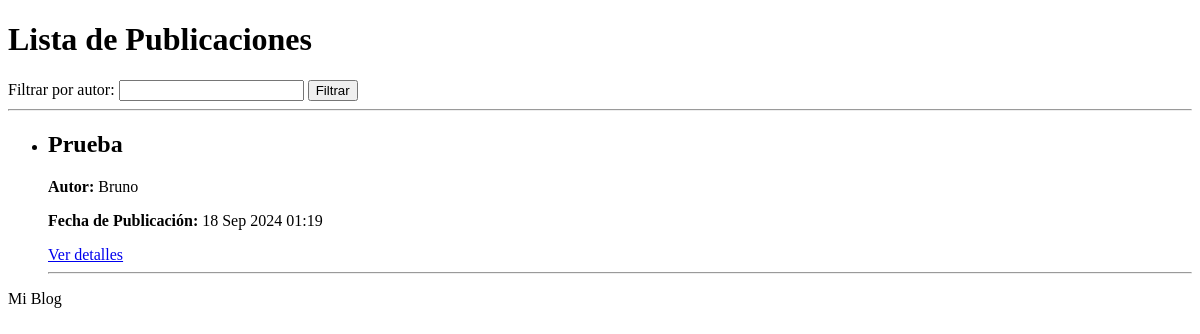
/posts/, run on an earlier commit of the app's database.
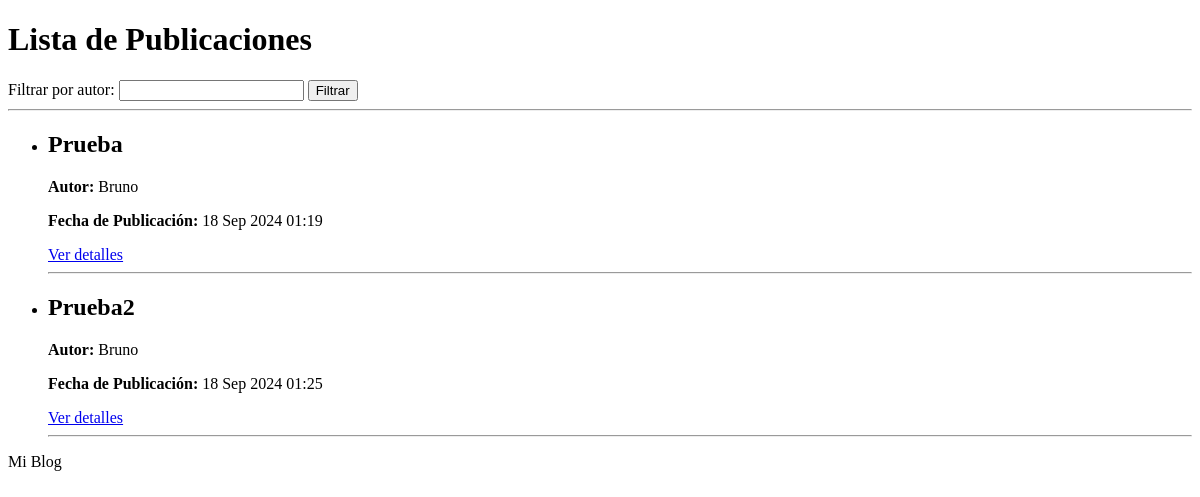
And on a later commit of the database.
### post/models.py (models this page shows)
class Post(models.Model):
    Titulo = models.CharField(max_length=200)
    Contenido = models.TextField()
    Fecha_de_Publicacion = models.DateTimeField(auto_now_add=True)
    Autor = models.ForeignKey(User, on_delete=models.CASCADE)

### post/views.py (the view)
# urls.py: path('posts/', views.posts_list, name='lista_post'),
def posts_list(request):
    nombreAutor = request.GET.get('autor')
    if nombreAutor:
        posts = Post.objects.filter(Autor=nombreAutor)
    else:
        posts = Post.objects.all()
    return render(request, 'listaPublicaciones.html', {'posts': posts})

### post/templates/listaPublicaciones.html (shortened to what this page needs)
{% extends "base.html" %}
{% block content %}
    <h1>Lista de Publicaciones</h1>
    <form method="get" action="">
        <label for="autor">Filtrar por autor:</label>
        <input type="text" name="autor" id="autor">
        <button type="submit">Filtrar</button>
    </form>
    <hr>
    {% if posts %}
        <ul>
            {% for post in posts %}
                <li>
                    <h2>{{ post.Titulo }}</h2>
                    <p><strong>Autor:</strong> {{ post.Autor.username }}</p>
                    <p><strong>Fecha de Publicación:</strong> {{ post.Fecha_de_Publicacion|date:"d M Y H:i" }}</p>
                    <a href="{% url 'detalle_post' post.id %}">Ver detalles</a>
                </li>
                <hr>
            {% endfor %}
        </ul>
    {% else %}
        <p>No hay publicaciones disponibles.</p>
    {% endif %}
{% endblock %}

### post/templates/base.html (shortened to what this page needs)
<!DOCTYPE html>
<html lang="en">
<head>
</head>
<body>
    <main>
        {% block content %}
        {% endblock %}
    </main>
    <footer>
        <p>Mi Blog</p>
    </footer>
</body>
</html>

What changed in the data, as far as the page shows it:
added Post: Titulo "Prueba2", Autor.username "Bruno", Fecha_de_Publicacion "18 Sep 2024 01:25"
